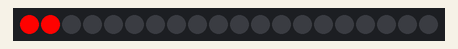
A sketch run on a simulated Arduino Uno, built with avr-gcc and run on an emulated ATmega328P. Parts: 20 RGB LEDs in strip order, left to right. Dim RGB values are drawn brighter than linear.

Above: at 0.15 s.
At 4.43 s:
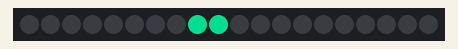
At 9.91 s:
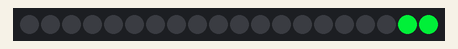
At 19.37 s:
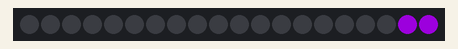
At 29.13 s:
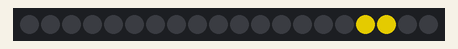
At 38.89 s:
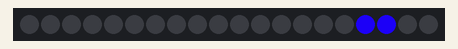

The sketch:

rgbCount.ino
```cpp
#include <FastLED.h>

const uint8_t DIGITS = 1;
const uint8_t PIN = 7;
const uint8_t LED_COUNT = DIGITS * 20;

uint8_t gHue = 0;      // Start hue value
uint8_t gHueDelta = 1; // Increment for hue change

CRGB leds[LED_COUNT];  // Array to store the LED colors

void OutDigit(uint8_t digit, uint8_t value, CRGB color) {
  leds[(digit * 20) + (value * 2)] = color;       // 1st LED
  leds[(digit * 20) + (value * 2) + 1] = color;   // 2nd LED
}

void setup() {
  LEDS.addLeds<WS2812B,7, GRB>(leds, LED_COUNT);
}

void loop() {
  gHue += gHueDelta;
  FastLED.clear();  // Clear all LEDs

  CRGB color = CHSV(gHue, 255, 255);
  OutDigit(0, round(millis()/1000)%10, color);
  FastLED.show();

  delay(10);  // Wait for a short delay before updating again
}
```
